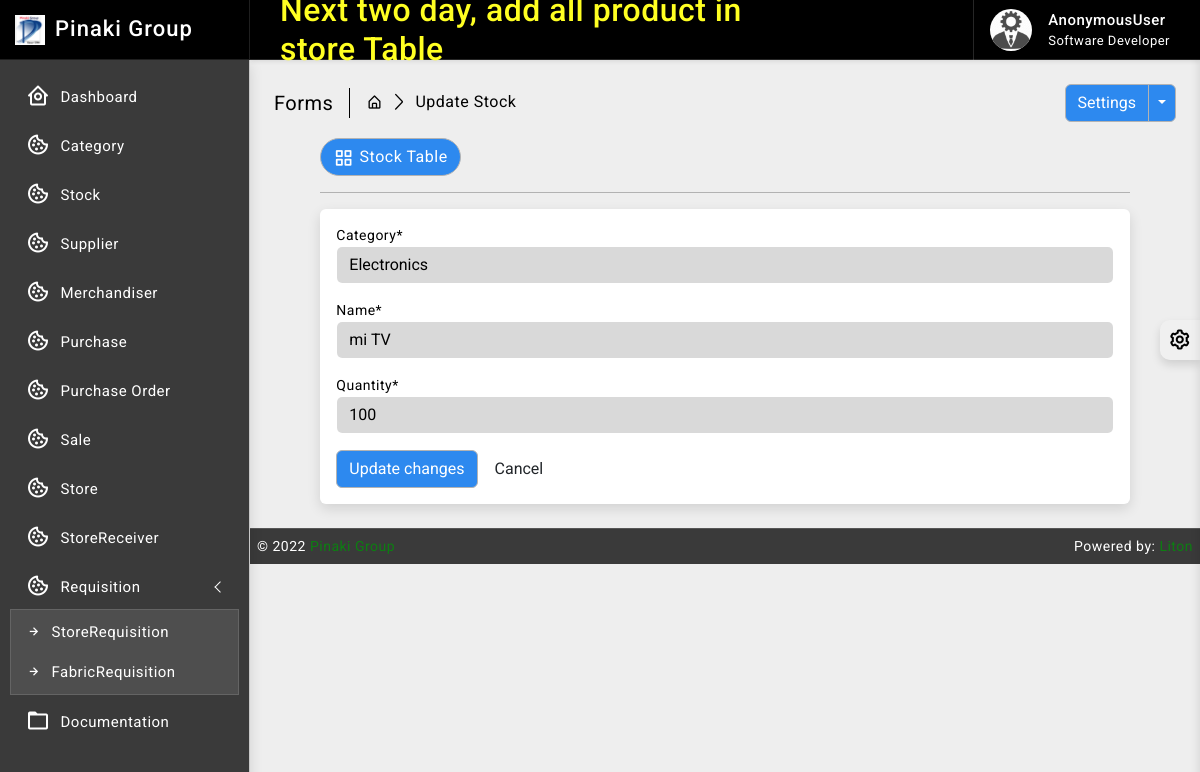
Page /stock/1/edit on the committed database.
### stock/models.py (models this page shows, shortened)
class Stock(models.Model):
    id = models.AutoField(primary_key=True)
    category = models.ForeignKey(Category, on_delete=models.CASCADE, blank=False)
    name = models.CharField(max_length=30, unique=True)
    quantity = models.IntegerField(default=1)
    is_deleted = models.BooleanField(default=False)

### stock/views.py (the view)
# urls.py: path('<int:pk>/edit', views.StockUpdateView.as_view(), name='stock_update'),
class StockUpdateView(SuccessMessageMixin, UpdateView):                                 # updateview class to edit stock, mixin used to display message
    model = Stock                                                                       # setting 'Stock' model as model
    form_class = StockForm                                                              # setting 'StockForm' form as form
    template_name = "stock/update.html"                                                 # 'edit_stock.html' used as the template
    success_url = '/stock'                                                              # redirects to 'inventory' page in the url after submitting the form
    success_message = "Stock has been updated successfully"                             # displays message when form is submitted
    def get_context_data(self, **kwargs):                                               # used to send additional context
        context = super().get_context_data(**kwargs)
        return context

### stock/forms.py
class StockForm(forms.ModelForm):
    def __init__(self, *args, **kwargs):                          # used to set css classes to the various fields
        super().__init__(*args, **kwargs)
        self.fields['category'].widget.attrs.update({'class': 'textinput form-control'})
        self.fields['name'].widget.attrs.update({'class': 'textinput form-control'})
        self.fields['quantity'].widget.attrs.update({'class': 'textinput form-control', 'min': '0'})
    class Meta:
        model = Stock
        fields = ['category', 'name', 'quantity']

### category/models.py (called while the page is built)
    def __str__(self):
        return self.name

### templates/stock/update.html (shortened to what this page needs)
{% extends 'base/base.html' %}
{% block body %}
{% load crispy_forms_tags %}
{% load static %}
<div class="page-wrapper">
	<div class="page-content">
		<div class="page-breadcrumb d-none d-sm-flex align-items-center mb-3">
			<div class="breadcrumb-title pe-3">Forms</div>
			<div class="ps-3">
				<nav aria-label="breadcrumb">
					<ol class="breadcrumb mb-0 p-0">
						<li class="breadcrumb-item">
							<a href="#">
								<i class="bx bx-home-alt"></i>
							</a>
						</li>
						<li class="breadcrumb-item active" aria-current="page">Update Stock</li>
					</ol>
				</nav>
			</div>
			<div class="ms-auto">
				<div class="btn-group">
					<button type="button" class="btn btn-light">Settings</button>
					<button type="button" class="btn btn-light dropdown-toggle dropdown-toggle-split" data-bs-toggle="dropdown">
					</button>
				</div>
			</div>
		</div>
		<div class="row">
			<div class="col-xl-9 mx-auto">
				<div class="ms-auto">
					<a href="{% url 'stock_read' %}" class="btn btn-light radius-30 mt-2 mt-lg-0">
						<i class="bx bx-grid-alt"></i>Stock Table
					</a>
				</div>
				<hr/>
				<div class="card">
					<div class="card-body">
						<form class="row g-3" method="POST">
								<div class="col-sm-12">
									<div class="controls">
										{{ form.category|as_crispy_field }}
									</div>
								</div><br>
								<div class="col-sm-12">
									<div class="controls">
										{{ form.name|as_crispy_field }}
									</div>
								</div><br>
								<div class="col-sm-12">
									<div class="controls">
										{{ form.quantity|as_crispy_field }}
									</div>
								</div><br>
							<div class="form-actions">
								<button type="submit" class="btn btn-light">Update changes</button>
								<button type="reset" class="btn">Cancel</button>
							</div>
						</form>
					</div>
				</div>
			</div>
		</div>
	</div>
</div>
{% endblock body %}

### static/css/app.css (style rules this page uses)
body { font-size: 14px; letter-spacing: .5px; font-family: Roboto, sans-serif; overflow-x: hidden }
a { text-decoration: none }
.page-wrapper { height: 100%; margin-top: 60px; margin-bottom: 0px; margin-left: 250px }
.page-content { padding: 1.5rem 1.5rem 0 1.5rem }
.breadcrumb-title { font-size: 20px; border-right: 1.5px solid #000000; }
.page-breadcrumb .breadcrumb li.breadcrumb-item { font-size: 16px }
.page-breadcrumb .breadcrumb-item+.breadcrumb-item::before { display: inline-block; padding-right: .5rem; color: #000000; font-family: LineIcons; content: "\ea5c" }
.radius-30 { border-radius: 30px }
.btn i { vertical-align: middle; font-size: 1.3rem; margin-top: -1em; margin-bottom: -1em; margin-right: 5px }
input::placeholder { color: #fff!important; opacity: .3!important }
.bg-theme { background-size: 100% 100%; background-attachment: fixed; background-position: center; background-repeat: no-repeat; transition: background .2s; }
body.bg-theme2 { background-image: url(../images/bg-themes/2.png); }

### rows in the picture
Stock: category "Electronics", name "mi TV", quantity "100"

### other values in the picture
{{ request.user }} "AnonymousUser"
